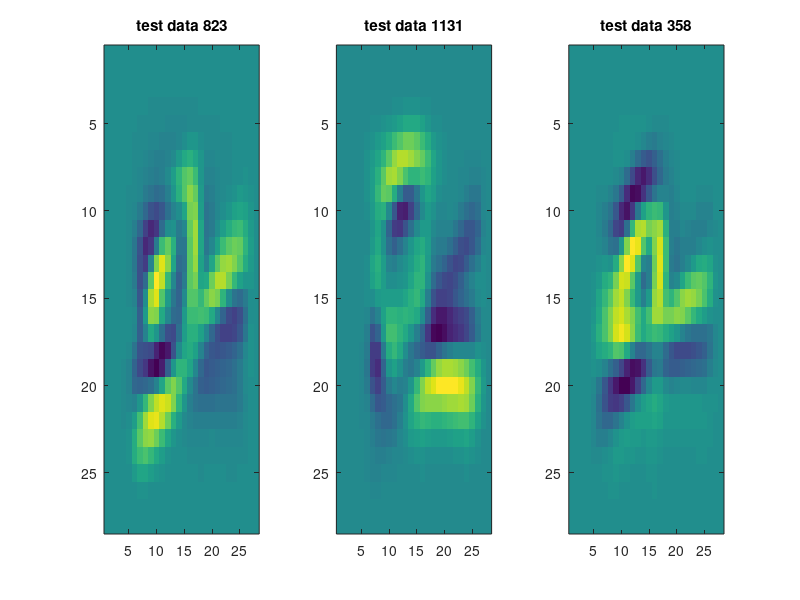

The MATLAB source for this figure:
load('./hw1_data_mat/mnist_mat.mat')

train_pos = Xtrain(:,ytrain==1);
train_neg = Xtrain(:,ytrain==0);

pos_parameter = zeros(15,7);
neg_parameter = zeros(15,7);

pos_prior = (1+size(train_pos,2))/(size(Xtrain,2)+2);
neg_prior = (1+size(train_neg,2))/(size(Xtrain,2)+2);

base_p1 = (size(train_pos,2)+1); % n+ 1/a
base_n1 = (size(train_neg,2)+1); % n+ 1/a
base_p2 = size(train_pos,2)/2+1; % n/2 + 1
base_n2 = size(train_neg,2)/2+1; % n/2 + 1

%% mu_0 = 0, lambda_0 = 1, alpha_0 = 1, beta_0 = 1

for x = 1:15
	% pos
	tmp_sum_p = sum(train_pos(x,:));
	tmp_avg_p = mean(train_pos(x,:));
	tmp_var_p = var(train_pos(x,:));
	pos_parameter(x,1) = sum(train_pos(x,:))/base_p1; % mu_n
	pos_parameter(x,2) = base_p1; % lambda_n
	pos_parameter(x,3) =  base_p2; % alpha_n
	pos_parameter(x,4) = 1+0.5*sum((train_pos(x,:)-tmp_avg_p).^2)+0.5*size(train_pos,2)*(tmp_avg_p^2)/base_p1; % beta_n
	pos_parameter(x,5) = (pos_parameter(x,3)*pos_parameter(x,2))/(pos_parameter(x,4)*(pos_parameter(x,2)+1)); % sigma_n
	pos_parameter(x,6) = (1/sqrt(pi))*exp(gammaln(pos_parameter(x,3)+0.5)-gammaln(pos_parameter(x,3)))*(sqrt(pos_parameter(x,5)/(2*pos_parameter(x,3))));
	
	% neg
	tmp_sum_n = sum(train_neg(x,:));
	tmp_avg_n = mean(train_neg(x,:));
	tmp_var_n = var(train_neg(x,:));
	neg_parameter(x,1) = sum(train_neg(x,:))/base_n1; % mu_n
	neg_parameter(x,2) = base_n1; % lambda_n
	neg_parameter(x,3) = base_n2; % alpha_n
	neg_parameter(x,4) = 1+0.5*sum((train_neg(x,:)-tmp_avg_n).^2)+0.5*size(train_neg,2)*(tmp_avg_n^2)/base_n1; % beta_n
	neg_parameter(x,5) = (neg_parameter(x,3)*neg_parameter(x,2))/(neg_parameter(x,4)*(neg_parameter(x,2)+1)); % sigma_n
	neg_parameter(x,6) = (1/sqrt(pi))*exp(gammaln(neg_parameter(x,3)+0.5)-gammaln(neg_parameter(x,3)))*(sqrt(neg_parameter(x,5)/(2*neg_parameter(x,3))));

end


prediction = zeros(3,size(ytest,2));

a1 = repmat(pos_parameter(:,5),1,size(ytest,2));
a2 = ((Xtest-repmat(pos_parameter(:,1),1,size(ytest,2))).^2);
a3 = (2*repmat(pos_parameter(:,3),1,size(ytest,2)));
a4 = -0.5-repmat(pos_parameter(:,3),1,size(ytest,2));
lastterm = (1+a1.*a2./a3).^(a4);
a5 = repmat(pos_parameter(:,6),1,1991);

prediction(1,:) = prod(a5.*lastterm)*pos_prior;

a1 = repmat(neg_parameter(:,5),1,size(ytest,2));
a2 = ((Xtest-repmat(neg_parameter(:,1),1,size(ytest,2))).^2);
a3 = (2*repmat(neg_parameter(:,3),1,size(ytest,2)));
a4 = -0.5-repmat(neg_parameter(:,3),1,size(ytest,2));
lastterm = (1+a1.*a2./a3).^(a4);
a5 = repmat(neg_parameter(:,6),1,1991);

prediction(2,:) = prod(a5.*lastterm)*neg_prior;


prediction(3,:) = (prediction(1,:)>prediction(2,:));
rec = (prediction(3,:)==ytest);
length(find(rec==1))

confusion = zeros(2,2);
confusion(1,1) = length(find(ytest==0 & prediction(3,:)==0));
confusion(1,2) = length(find(ytest==0 & prediction(3,:)==1));
confusion(2,1) = length(find(ytest==1 & prediction(3,:)==0));
confusion(2,2) = length(find(ytest==1 & prediction(3,:)==1));

mistake = find(ytest==0 & prediction(3,:)==1);
for i = 1:3
	temp = Xtest(:,mistake(i));
	recon = Q * temp;
	resh = reshape(recon, [28, 28]);
	subplot(1,3,i), imagesc(resh), title(['test data ' int2str(mistake(i))]);
	prediction(1,mistake(i))
	prediction(2,mistake(i))
end


%diff = abs(prediction(1,:)-prediction(2,:));
diff = abs(abs(prediction(1,:)-prediction(2,:))./(prediction(1,:)+prediction(2,:)));
[~, order] = sort(diff,'ascend');
for i = 1:3
	temp = Xtest(:,order(i));
	recon = Q * temp;
	resh = reshape(recon, [28, 28]);
	subplot(1,3,i),imagesc(resh),title(['test data ' int2str(order(i))]);
	q1 = prediction(1,order(i))
	q2 = prediction(2,order(i))
	q1/(q1+q2)
end
